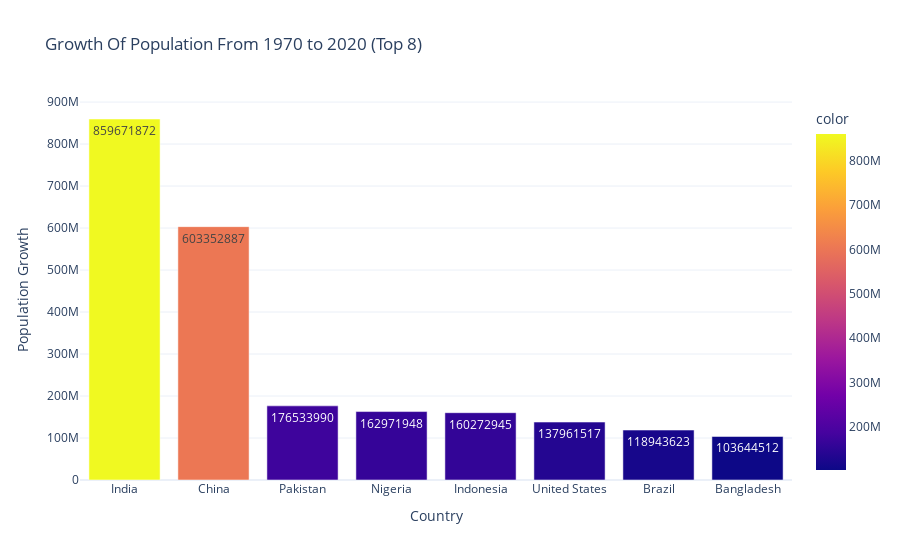

The cell this chart's notebook holds for it:
### Code cell
fig=px.bar(x=growth.index,
    y=growth.values,
    text=growth.values,
    color=growth.values,
    title='Growth Of Population From 1970 to 2020 (Top 8)',
    template='plotly_white')
fig.update_layout(xaxis_title='Country',
                yaxis_title='Population Growth')

fig.show()

### Figure 1 — Plotly figure (JSON) as saved in the notebook; plotly's stock layout.template omitted (floating-point values rounded to 4 significant figures)
{"data": [{"alignmentgroup": "True", "hovertemplate": "x=%{x}<br>y=%{y}<br>text=%{text}<br>color=%{marker.color}<extra></extra>", "legendgroup": "", "marker": {"color": [859671872, 603352887, 176533990, 162971948, 160272945, 137961517, 118943623, 103644512], "coloraxis": "coloraxis", "pattern": {"shape": ""}}, "name": "", "offsetgroup": "", "orientation": "v", "showlegend": false, "text": [859671872, 603352887, 176533990, 162971948, 160272945, 137961517, 118943623, 103644512], "textposition": "auto", "type": "bar", "x": ["India", "China", "Pakistan", "Nigeria", "Indonesia", "United States", "Brazil", "Bangladesh"], "xaxis": "x", "y": [859671872, 603352887, 176533990, 162971948, 160272945, 137961517, 118943623, 103644512], "yaxis": "y"}], "layout": {"barmode": "relative", "coloraxis": {"colorbar": {"title": {"text": "color"}}, "colorscale": [[0, "#0d0887"], [0.1111, "#46039f"], [0.2222, "#7201a8"], [0.3333, "#9c179e"], [0.4444, "#bd3786"], [0.5556, "#d8576b"], [0.6667, "#ed7953"], [0.7778, "#fb9f3a"], [0.8889, "#fdca26"], [1, "#f0f921"]]}, "legend": {"tracegroupgap": 0}, "title": {"text": "Growth Of Population From 1970 to 2020 (Top 8)"}, "xaxis": {"anchor": "y", "domain": [0, 1], "title": {"text": "Country"}}, "yaxis": {"anchor": "x", "domain": [0, 1], "title": {"text": "Population Growth"}}}}
